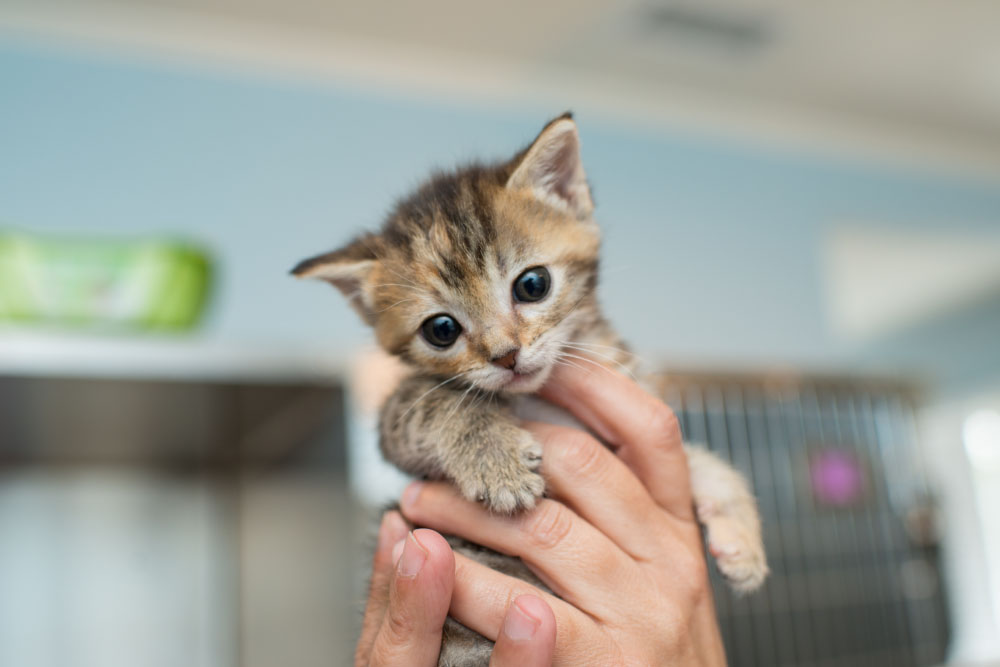
#> input picture kitten.jpg, 1000 x 667 px, found by its file name
$ jupyter execute --allow-errors RGB_FourierImage.ipynb   (shell and % lines are left out)
#> lines starting #> are read from the running program, lines starting #| are printed output that depends on the picture
[cell 1]
%pylab inline

## Simple example of Fourier Processing of RGB file

This code preforms the Fourier transform of RGB (ex jpeg) files.
If the image is $N\times M$ pixels, these files are stored as a  $3\times N\times M$ array.

This will not work for files with alpha transparency, but could be easily modified (these files are $4\times N\times M$)

The basic idea is that each color is separaetly FT'd and put through a mask. Then IFFT'd to get the filtered image.

[cell 2]
fname = 'images/kitten.jpg'


Li_raw = imread(fname) # Original Image in raw format
#> Li_raw is the input picture: shape (667, 1000, 3); mean R, G, B 159.7, 160.3, 152.1

Li_pre = zeros(shape(Li_raw)) # original image, converted to floats
FT_disp = zeros(shape(Li_raw)) # Used to visualize FT. Will contain loss of data via clipping etc
Li_filt = zeros(shape(Li_raw)) # Filtered image
FT_msk = zeros(shape(Li_raw)) # Filter mask

# Convert raw image to array of floats
Li_pre[:,:,0] = Li_raw[:,:,0]/255 # Red
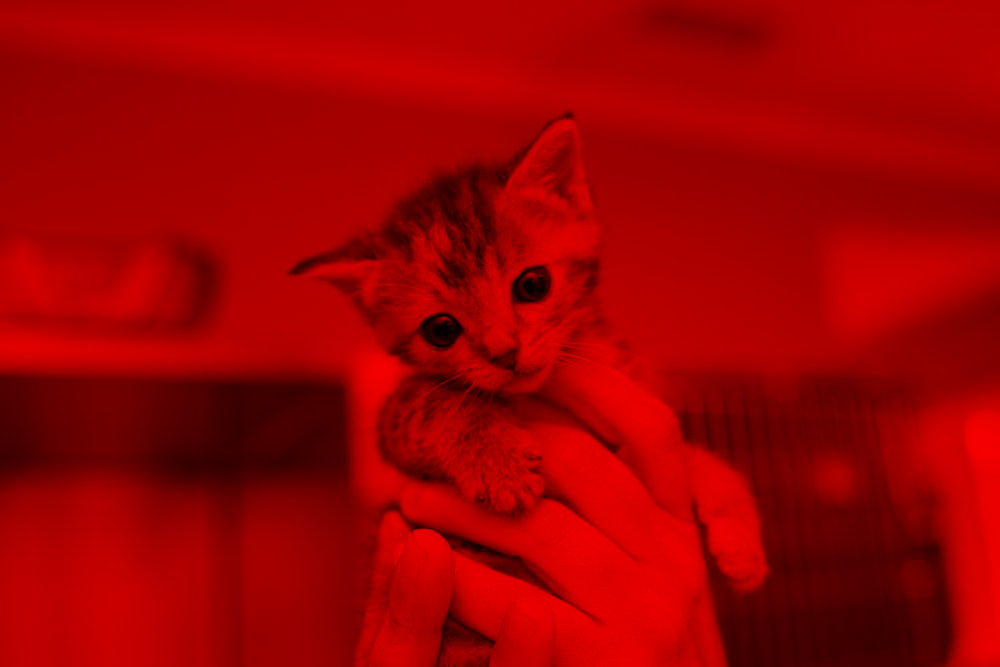
#> Li_pre: shape (667, 1000, 3) float64; mean R, G, B 0.626, 0, 0
Li_pre[:,:,1] = Li_raw[:,:,1]/255 # Green
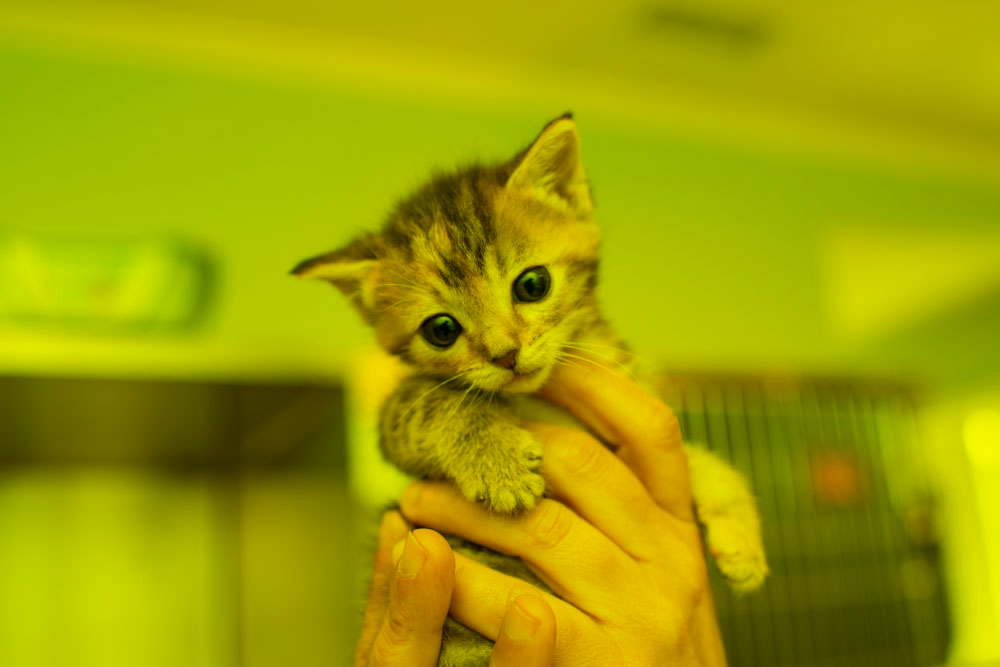
#> Li_pre: shape (667, 1000, 3) float64; mean R, G, B 0.626, 0.629, 0
Li_pre[:,:,2] = Li_raw[:,:,2]/255 # Blue

shp = shape(Li_raw)
#> shp = (667, 1000, 3)
# If we normalize to 1 the first few pixels near DC dominate.
# The 200 is clipping/saturation for viewing and is empirical.
# Clipping seems to look nicer than logarithmic view.
nrm = (shp[0] * shp[1])/200
#> nrm = 3335

# Filter Mask
x = arange(shp[1])
#> x = 1000 values from 0 to 999
y = arange(shp[0])
#> y = 667 values from 0 to 666
X,Y, = meshgrid(x,y)
x0 = max(x)/2
#> x0 = 499.5
y0 = max(y)/2
#> y0 = 333

filt_type = 'High'

if filt_type == 'High':
    R = 5
    FT_msk = 1-exp(-((X-x0)**2 + (Y-y0)**2)/R**2)
else:
    R = 50
    FT_msk = exp(-((X-x0)**2 + (Y-y0)**2)/R**2)

# Compute the Fourier transform ... in colour!
#> (the rest of this cell did not finish here and is left out)
